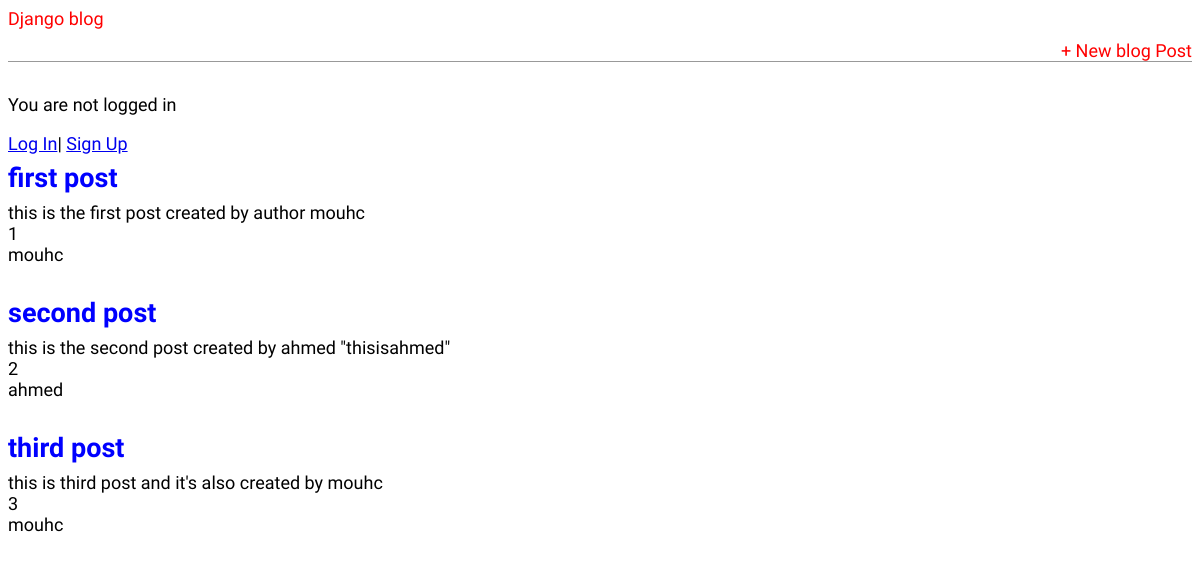
The app's page /, older data.
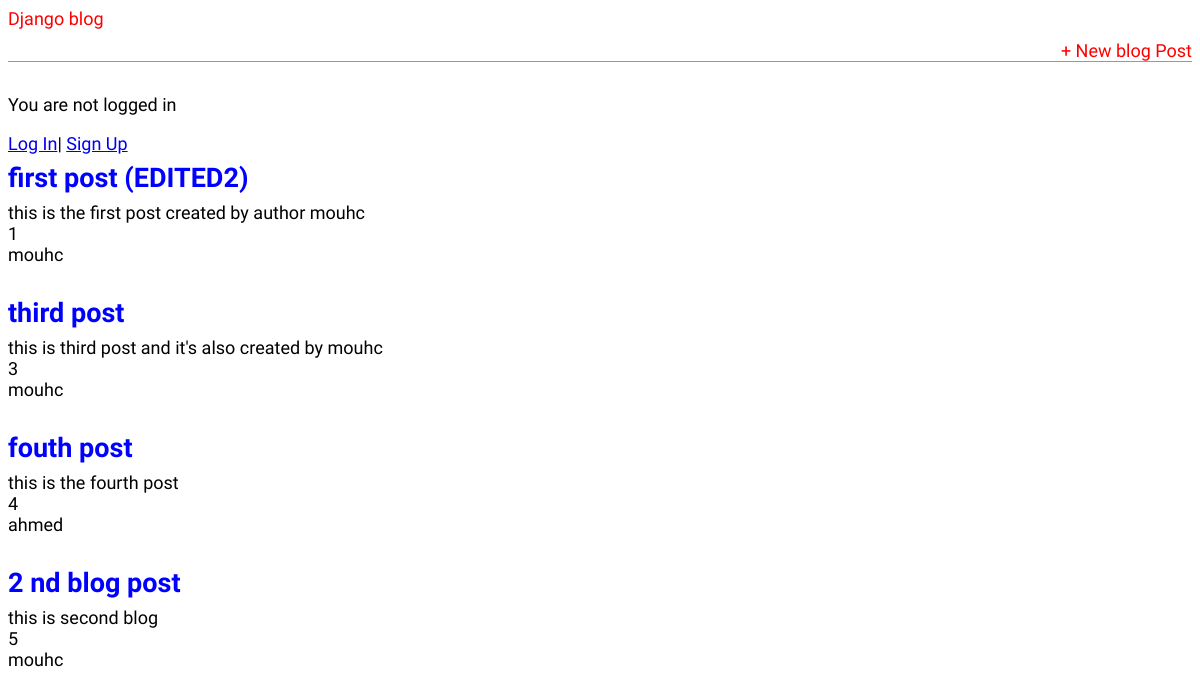
The same page, newer data.
### blog/models.py (models this page shows, shortened)
class Post(models.Model):
    title = models.CharField(max_length=200)
    author = models.ForeignKey(
        "auth.User",
        on_delete=models.CASCADE,
    )
    body = models.TextField()

### blog/views.py (the view)
# urls.py: path("", BlogListView.as_view(), name="home"),
class BlogListView(ListView):
    model = Post
    template_name = "home.html"

### templates/home.html
{% extends 'base.html' %}
{% block content %}
    {% for post in post_list %}
        <div class="post-entry">
            <h2><a href="{% url 'post_detail' post.pk %}">{{ post.title }}</a></h2>
            <p>{{ post.body }}</p>
            <p>{{ post.id }}</p>
            <p>{{ post.author.username}}</p>
        </div>
    {% endfor %}
{% endblock content %}

### templates/base.html (shortened to what this page needs)
{% load static %}
<html lang="en">
<head>
    <link rel="stylesheet" href="{% static 'css/base.css' %}">
</head>
<body>
    <div>
        <header>
            <div class="nav-left">
                <a href="{% url 'home' %}">Django blog</a>
            </div>
            <div class="nav-right">
                <a href="{% url 'new_post' %}">+ New blog Post</a>
            </div>
        </header>
        {% if user.is_authenticated %}
            <p>Hi {{ user.username }}!</p>
            <a href="{% url 'logout' %}">Log Out</a>
        {% else %}
            <p>You are not logged in</p>
            <a href="{% url 'login' %}">Log In</a>|
            <a href="{% url 'signup' %}">Sign Up</a>
        {% endif %}
        {% block content %}
        {% endblock content %}
    </div>
</body>
</html>

### static/css/base.css (style rules this page uses)
body { font-family: 'Source Sans Pro', sans-serif; font-size: 18px; }
header { border-bottom: 1px solid #999; margin-bottom: 2rem; display: flex; }
header div a { color: red; text-decoration: none; }
.nav-left { margin-right: auto; }
.nav-right { display: flex; padding-top: 2rem; }
.post-entry { margin-bottom: 2rem; }
.post-entry h2 { margin: 0.5rem 0; }
.post-entry h2 a, .post-entry h2 a:visited { color: blue; text-decoration: none; }
.post-entry p { margin: 0; font-weight: 400; }

Row changes from the older to the newer data that the page shows:
removed Post: title "second post", body "this is the second post created by ahmed \"thisisahmed\"", id "2", author.username "ahmed"
changed Post "this is the first post created by author mouhc": title "first post" → "first post (EDITED2)"
added Post: title "fouth post", body "this is the fourth post", id "4", author.username "ahmed"
added Post: title "2 nd blog post", body "this is second blog", id "5", author.username "mouhc"
